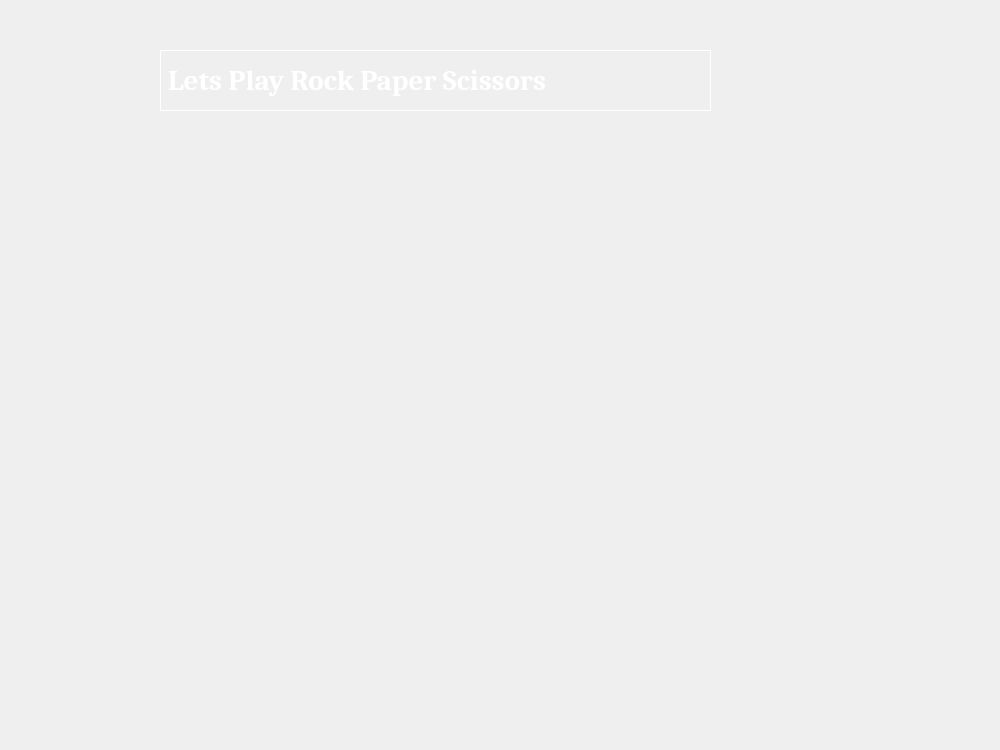
<?xml version="1.0" encoding="UTF-8"?>
<ui version="4.0">
 <class>Form</class>
 <widget class="QWidget" name="Form">
  <property name="geometry">
   <rect>
    <x>0</x>
    <y>0</y>
    <width>1000</width>
    <height>750</height>
   </rect>
  </property>
  <property name="maximumSize">
   <size>
    <width>1000</width>
    <height>750</height>
   </size>
  </property>
  <property name="windowTitle">
   <string>Form</string>
  </property>
  <property name="autoFillBackground">
   <bool>false</bool>
  </property>
  <property name="styleSheet">
   <string notr="true">QWidget
{
background-image: url(:/newPrefix/382960 (1).jpg) 0,0,0,0 strech strech;
border-width: 0px;
}</string>
  </property>
  <widget class="QLabel" name="LetsPlay">
   <property name="geometry">
    <rect>
     <x>160</x>
     <y>50</y>
     <width>551</width>
     <height>61</height>
    </rect>
   </property>
   <property name="font">
    <font>
     <family>Cambria</family>
     <pointsize>22</pointsize>
     <weight>75</weight>
     <bold>true</bold>
    </font>
   </property>
   <property name="autoFillBackground">
    <bool>false</bool>
   </property>
   <property name="styleSheet">
    <string notr="true">QLabel{
color:rgb(255, 255, 255);
	background-color: transparent;
}</string>
   </property>
   <property name="frameShape">
    <enum>QFrame::Box</enum>
   </property>
   <property name="text">
    <string>Lets Play Rock Paper Scissors</string>
   </property>
  </widget>
 </widget>
 <resources>
  <include location="ropasc.qrc"/>
 </resources>
 <connections/>
</ui>
